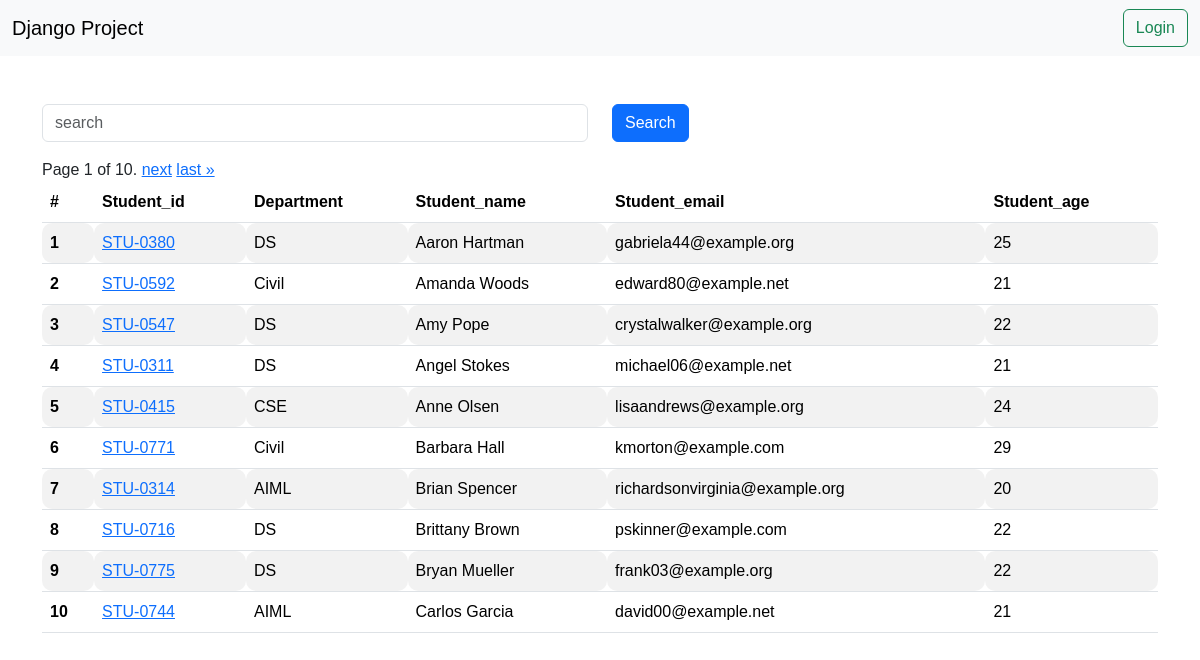
Page /reports/students/ on the committed database.
### vege/models.py (models this page shows, shortened)
class Student(models.Model):
    department = models.ForeignKey(Department , related_name="depart" , on_delete=models.CASCADE)
    S_Id = models.OneToOneField(StudentId , on_delete=models.CASCADE , related_name="studentid")
    S_name = models.CharField(max_length=100)
    S_email = models.EmailField(unique=True)
    S_age = models.CharField(default=18 , max_length=3)
    S_address = models.TextField()
    class Meta :
        ordering  = ['S_name']
        verbose_name = "student"

class StudentId(models.Model):
    S_Id = models.CharField(max_length=100)
    def __str__(self) -> str:
        return self.S_Id

class Department(models.Model):
    department = models.CharField(max_length=100)
    def __str__(self) -> str :
        return self.department
    class Meta :
        ordering = ['department']
        verbose_name = "department"

### vege/views.py (the view)
# urls.py: path('reports/students/' , get_students , name='students'),
def get_students(request):
    queryset = Student.objects.all()
    if request.GET.get('search'):
        search = request.GET.get('search')
        queryset = queryset.filter(S_name__icontains = search)
    paginator = Paginator(queryset, 10)  # Show 25 contacts per page.
    page_number = request.GET.get("page",1)
    page_obj = paginator.get_page(page_number)
    return render (request , 'reports/students.html' , {'queryset' : page_obj})

### vege/templates/reports/students.html (shortened to what this page needs)
{% extends "base.html"%}
{%block start%}
<div class="container mt-5">
    <form class="mb-3">
    <div class="row">
    <div class="col-md-6">
        <input class="form-control" name="search" placeholder="search">
    </div>
    <div class="col-md-6">
        <button class="btn btn-primary">Search</button>
    </div>
    </div>
    </form>
    <table class="table table-striped">
        <thead>
          <tr>
            <th scope="col">#</th>
            <th scope="col">Student_id</th>
            <th scope="col">Department</th>
            <th scope="col">Student_name</th>
            <th scope="col">Student_email</th>
            <th scope="col">Student_age</th>
          </tr>
        </thead>
        <tbody>
            {% for student in queryset %}
          <tr>
            <th scope="row">{{forloop.counter}}</th>
            <td>
            <a href="/reports/see_marks/{{student.S_Id}}/">{{student.S_Id}}</a>
            </td>
            <td>{{student.department}}</td>
            <td>{{student.S_name}}</td>
            <td>{{student.S_email}}</td>
            <td>{{student.S_age}}</td>
          </tr>
          {% endfor %}
          <div class="pagination">
            <span class="step-links">
                <span class="current">
                    Page {{ queryset.number }} of {{ queryset.paginator.num_pages }}.
                </span>
                {% if queryset.has_next %}
                    <a href="?page={{ queryset.next_page_number }}">next</a>
                    <a href="?page={{ queryset.paginator.num_pages }}">last &raquo;</a>
                {% endif %}
            </span>
        </div>
        </tbody>
      </table>
</div>
  {% endblock %}

### home/templates/base.html (style rules this page uses)
table , th , td { border-radius: 10px; padding: 10px; }
* { font-family: Nunito, sans-serif; }
*, *:before, *:after { -moz-box-sizing: border-box; -webkit-box-sizing: border-box; box-sizing: border-box; }
body { margin: 0; }

### rows in the picture
Student: S_Id "STU-0380", department "DS", S_name "Aaron Hartman", S_email "gabriela44@example.org", S_age "25"
Student: S_Id "STU-0592", department "Civil", S_name "Amanda Woods", S_email "edward80@example.net", S_age "21"
Student: S_Id "STU-0547", department "DS", S_name "Amy Pope", S_email "crystalwalker@example.org", S_age "22"
Student: S_Id "STU-0311", department "DS", S_name "Angel Stokes", S_email "michael06@example.net", S_age "21"
Student: S_Id "STU-0415", department "CSE", S_name "Anne Olsen", S_email "lisaandrews@example.org", S_age "24"
Student: S_Id "STU-0771", department "Civil", S_name "Barbara Hall", S_email "kmorton@example.com", S_age "29"
Student: S_Id "STU-0314", department "AIML", S_name "Brian Spencer", S_email "richardsonvirginia@example.org", S_age "20"
Student: S_Id "STU-0716", department "DS", S_name "Brittany Brown", S_email "pskinner@example.com", S_age "22"
Student: S_Id "STU-0775", department "DS", S_name "Bryan Mueller", S_email "frank03@example.org", S_age "22"
Student: S_Id "STU-0744", department "AIML", S_name "Carlos Garcia", S_email "david00@example.net", S_age "21"

### other values in the picture
{{ queryset.number }} "1"
{{ queryset.paginator.num_pages }} "10"
